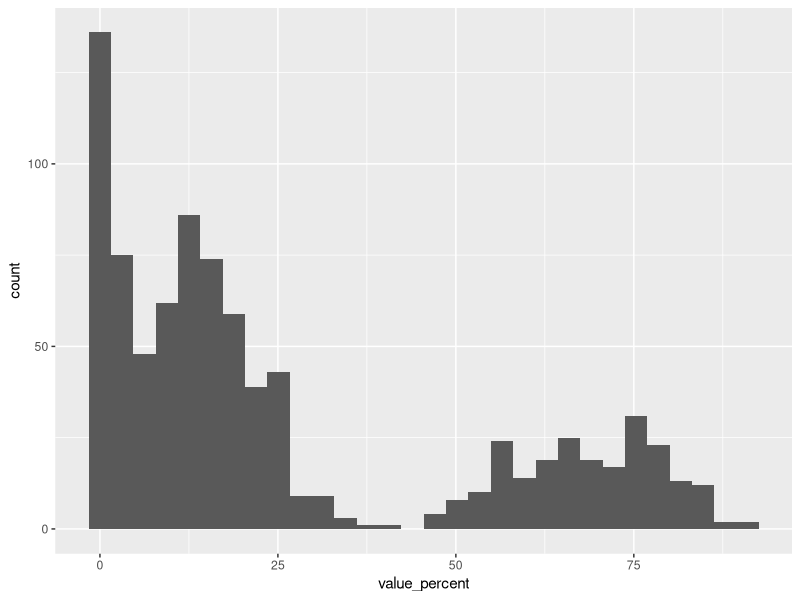

Source code (R):
#load libraries
library(tidyverse)

greenspace_council_names <- read_csv("data/clean_data/greenspace_council_names.csv")
scotland_health_survey_local <- read_csv("data/clean_data/scotland_health_survey_local_clean.csv")

greenspace_council_stats <- greenspace_council_names %>% 
  group_by(distance_to_nearest_green_or_blue_space, date_code) %>% 
  filter(
    str_detect(area_code, "^S12"),
    age == "All", 
    gender == "All",
    urban_rural_classification == "All",
    simd_quintiles == "All",
    type_of_tenure == "All",
    household_type == "All",
    ethnicity == "All") %>% 
  summarise(mean_percent = mean(value_percent),
            median_percent = median(value_percent),
            sd_percent = sd(value_percent))

greenspace_histogram <- greenspace_council_names %>% 
  group_by(distance_to_nearest_green_or_blue_space, date_code) %>% 
  filter(
    str_detect(area_code, "^S12"),
    age == "All", 
    gender == "All",
    urban_rural_classification == "All",
    simd_quintiles == "All",
    type_of_tenure == "All",
    household_type == "All",
    ethnicity == "All") %>% 
  ggplot() +
  geom_histogram() +
  aes(x = value_percent)


greenspace_council_stats <- greenspace_council_names %>% 
  group_by(distance_to_nearest_green_or_blue_space, date_code) %>% 
  filter(
    str_detect(area_code, "^S12"),
    age == "All", 
    gender == "All",
    urban_rural_classification == "All",
    simd_quintiles == "All",
    type_of_tenure == "All",
    household_type == "All",
    ethnicity == "All") %>% 
  summarise(mean_percent = mean(value_percent),
            median_percent = median(value_percent),
            sd_percent = sd(value_percent))

greenspace_histogram <- greenspace_council_names %>% 
  group_by(distance_to_nearest_green_or_blue_space, date_code) %>% 
  filter(
    str_detect(area_code, "^S12"),
    age == "All", 
    gender == "All",
    urban_rural_classification == "All",
    simd_quintiles == "All",
    type_of_tenure == "All",
    household_type == "All",
    ethnicity == "All") %>% 
  ggplot() +
  geom_histogram() +
  aes(x = value_percent)


